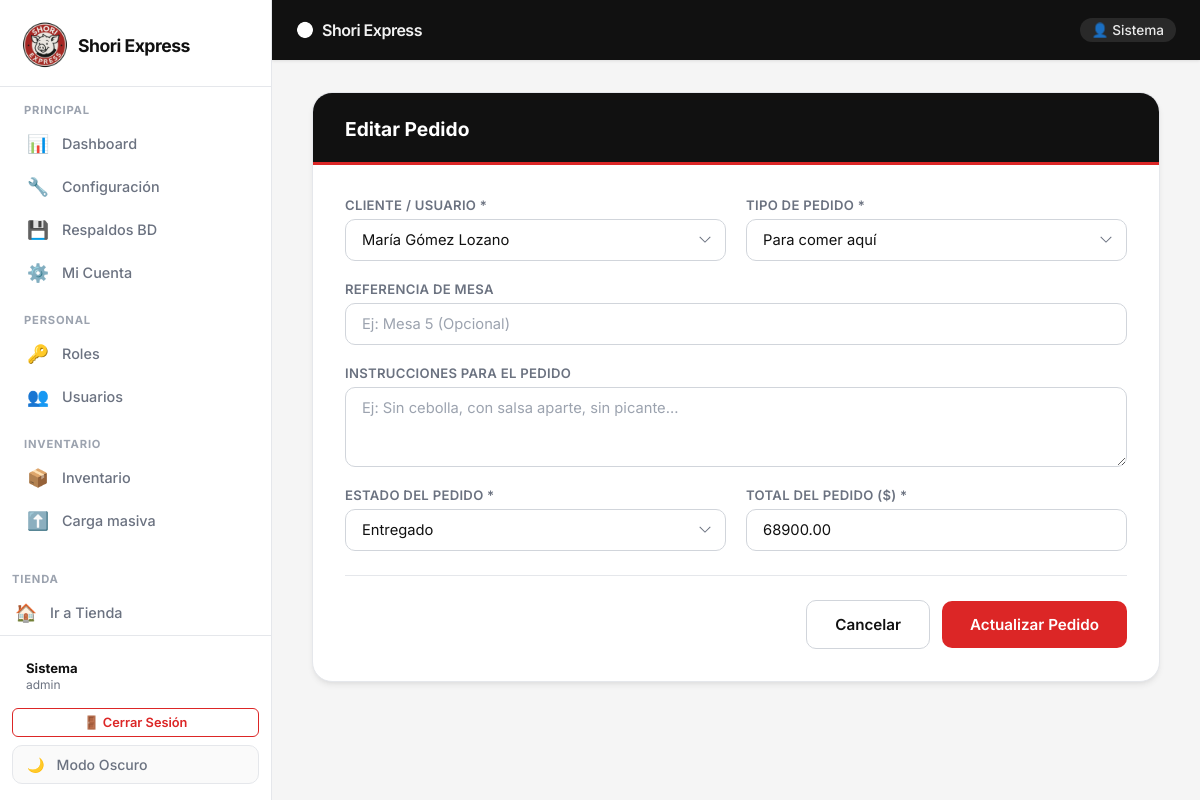
/pedidos/editar/1/ (signed in), run on the app's committed database.
### usuario/models.py (models this page shows, shortened)
class Usuario(models.Model):
    TIPO_DOC_CHOICES = [
        ('CC', 'Cédula de Ciudadanía'),
        ('TI', 'Tarjeta de Identidad'),
        ('CE', 'Cédula de Extranjería'),
        ('PEP', 'Permiso Especial de Permanencia'),
    ]
    ESTADO_CHOICES = [
        ('activo', 'Activo'),
        ('inactivo', 'Inactivo'),
    ]
    tipo_documento = models.CharField(max_length=10, choices=TIPO_DOC_CHOICES, default='CC')
    documento = models.CharField(max_length=15, unique=True)
    primer_nombre = models.CharField(max_length=40)
    apellido = models.CharField(max_length=40)
    correo = models.EmailField(max_length=100, unique=True)
    telefono = models.CharField(max_length=20, null=True, blank=True)
    direccion = models.CharField(max_length=100, blank=True)
    nombre_usuario = models.CharField(max_length=50, unique=True)
    contrasena = models.CharField(max_length=255)
    ultima_actualizacion_password = models.DateTimeField(
        auto_now_add=True,
        help_text="Fecha de última actualización de contraseña",
    )
    rol = models.ForeignKey(
        'rol.Rol',
        on_delete=models.PROTECT,
        related_name='usuarios'
    )
    puntos_acumulados = models.PositiveIntegerField(default=0)
    bonos_fidelidad = models.PositiveIntegerField(
        default=0,
        help_text="Bonos ganados (ej. compras iguales o superiores al umbral configurado)",
    )
    estado = models.CharField(max_length=10, choices=ESTADO_CHOICES, default='activo')
    fecha_registro = models.DateTimeField(auto_now_add=True)
    class Meta:
        verbose_name = "Usuario"
        verbose_name_plural = "Usuarios"
        db_table = "usuario_usuario" # Mantiene compatibilidad con tu SQL

### pedido/models.py (models this page shows, shortened)
class Pedido(models.Model):
    TIPOS_PEDIDO = [
        ('local', 'Para comer aquí'),
        ('llevar', 'Para llevar'),
        ('domicilio', 'Domicilio'),
    ]
    ESTADOS_PEDIDO = [
        ('pendiente', 'Pendiente'),
        ('preparacion', 'En Preparación'),
        ('listo', 'Listo para Entrega'),
        ('entregado', 'Entregado'),
        ('cancelado', 'Cancelado'),
    ]
    usuario = models.ForeignKey(
        Usuario,
        on_delete=models.PROTECT,
        related_name='pedidos'
    )
    fecha_pedido = models.DateTimeField(auto_now_add=True)
    tipo_pedido = models.CharField(max_length=20, choices=TIPOS_PEDIDO, default='local')
    direccion_pedido = models.CharField(max_length=255, null=True, blank=True)
    instrucciones_pedido = models.TextField(
        max_length=250,
        null=True,
        blank=True,
        help_text="Instrucciones para la preparación del pedido, por ejemplo 'sin cebolla'",
    )
    estado_pedido = models.CharField(
        max_length=20,
        choices=ESTADOS_PEDIDO,
        default='pendiente'
    )
    total_pedido = models.DecimalField(max_digits=10, decimal_places=2, default=0.00)
    usar_bonos = models.BooleanField(default=False)
    descuento_bonos = models.DecimalField(max_digits=10, decimal_places=2, default=0.00)
    fecha_entrega_estimada = models.DateTimeField(
        null=True,
        blank=True,
        help_text="Calculada al confirmar el pago (ej. hora actual + minutos de preparación)",
    )
    fecha_entrega_real = models.DateTimeField(
        null=True,
        blank=True,
        help_text="Se registra automáticamente al marcar el pedido como entregado",
    )
    class Meta:
        verbose_name = "Pedido"
        verbose_name_plural = "Pedidos"
        db_table = "pedido_pedido"

### pedido/views.py (the view, shortened to what this page needs)
# urls.py: path('editar/<int:pk>/', views.editar_pedido, name='editar_pedido'),
@admin_shori_required
@require_http_methods(["GET", "POST"])
def editar_pedido(request, pk):
    pedido = get_object_or_404(Pedido, pk=pk)
    usuarios = Usuario.objects.all()
    return render(request, 'pedido/form_pedido.html', {
        'pedido': pedido,
        'usuarios': usuarios
    })

### cuentas/context_processors.py (called while the page is built)
def user_context(request):
    usuario_logueado = None
    es_admin = False
    usuario_id = request.session.get('usuario_id')
    if usuario_id:
        try:
            usuario_logueado = Usuario.objects.get(pk=usuario_id)
        except Usuario.DoesNotExist:
            request.session.flush()
        else:
            nombre_rol = ''
            if usuario_logueado.rol:
                nombre_rol = usuario_logueado.rol.nombre_rol or ''
            es_admin = nombre_rol.strip().lower() in {'admin', 'administrador', 'empleado'}
    return {
        'usuario_logueado': usuario_logueado,
        'es_admin': es_admin,
    }

### cuentas/views.py (called while the page is built)
def _session_expired(request):
    last_activity = request.session.get('last_activity')
    if not last_activity:
        return False
    try:
        last = float(last_activity)
    except (TypeError, ValueError):
        return True
    return (timezone.now().timestamp() - last) > (SESSION_TIMEOUT_MINUTES * 60)

def _actualizar_actividad_sesion(request):
    request.session['last_activity'] = timezone.now().timestamp()

def _es_rol_admin(nombre_rol):
    if not nombre_rol:
        return False
    return nombre_rol.strip().lower() in ROLES_ADMIN

def _get_usuario_sesion(request):
    usuario_id = request.session.get('usuario_id')
    if usuario_id:
        try:
            return Usuario.objects.get(pk=usuario_id)
        except Usuario.DoesNotExist:
            request.session.flush()
    return None

### producto/context_processor.py (called while the page is built)
def cart_total_amount(request):
    cart = Cart(request)
    total = 0
    for key, value in cart.cart.items():
        total += float(value["precio"]) * value["cantidad"]
    return {'cart_total_amount': total, 'cart_count': len(cart.cart)}

### pedido/templates/pedido/form_pedido.html (shortened to what this page needs)
{% extends 'base.html' %}
{% block content %}
<div class="se-form-card">
    <div class="se-form-header">
        <h3>{% if pedido %}Editar{% else %}Registrar Nuevo{% endif %} Pedido</h3>
    </div>
    <div class="se-form-body">
        <form method="POST" id="pedidoForm">
            <div class="se-form-grid">
                <div class="se-col-6 se-form-group">
                    <label class="se-form-label" for="id_usuario">Cliente / Usuario *</label>
                    <select name="id_usuario" id="id_usuario" class="se-form-control" required>
                        {% for u in usuarios %}
                        <option value="{{ u.id }}" {% if pedido.usuario.id == u.id %}selected{% endif %}>
                            {{ u.primer_nombre }} {{ u.apellido }}
                        </option>
                        {% endfor %}
                    </select>
                </div>
                <div class="se-col-6 se-form-group">
                    <label class="se-form-label" for="tipo_pedido">Tipo de Pedido *</label>
                    <select name="tipo_pedido" id="tipo_pedido" class="se-form-control" required onchange="toggleDireccion()">
                        <option value="local" {% if pedido.tipo_pedido == 'local' %}selected{% endif %}>Para comer aquí</option>
                    </select>
                </div>
                <div class="se-col-12 se-form-group" id="group_direccion">
                    <label class="se-form-label" for="direccion_pedido">Dirección de Entrega *</label>
                    <input type="text" id="direccion_pedido" name="direccion_pedido" class="se-form-control"
                           value="{{ pedido.direccion_pedido|default:'' }}"
                           placeholder="Calle, número, barrio o número de mesa"
                           required minlength="5" maxlength="200">
                </div>
                <div class="se-col-12 se-form-group">
                    <label class="se-form-label" for="instrucciones_pedido">Instrucciones para el pedido</label>
                    <textarea id="instrucciones_pedido" name="instrucciones_pedido" class="se-form-control" rows="3" maxlength="250" placeholder="Ej: Sin cebolla, con salsa aparte, sin picante...">{{ pedido.instrucciones_pedido|default:'' }}</textarea>
                </div>
                <div class="se-col-6 se-form-group">
                    <label class="se-form-label" for="estado_pedido">Estado del Pedido *</label>
                    <select name="estado_pedido" id="estado_pedido" class="se-form-control">
                        <option value="entregado" {% if pedido.estado_pedido == 'entregado' %}selected{% endif %}>Entregado</option>
                    </select>
                </div>
                <div class="se-col-6 se-form-group">
                    <label class="se-form-label" for="total_pedido">Total del Pedido ($) *</label>
                    <input type="number" step="0.01" id="total_pedido" name="total_pedido" class="se-form-control"
                           value="{{ pedido.total_pedido|stringformat:".2f"|default:'0.00' }}"
                           min="0" required>
                </div>
            </div>
            <div class="se-form-actions" style="margin-top: 24px;">
                <a href="{% url 'lista_pedidos' %}" class="se-btn se-btn-outline se-btn-lg">Cancelar</a>
                <button type="submit" class="se-btn se-btn-success se-btn-lg">
                    {% if pedido %}Actualizar{% else %}Guardar{% endif %} Pedido
                </button>
            </div>
        </form>
    </div>
</div>
{% endblock %}

### templates/base.html (shortened to what this page needs)
{% load static %}
<!DOCTYPE html>
<html lang="es" data-theme="light">
<head>
    <link rel="stylesheet" href="{% static 'style.css' %}">
</head>
<body>
<aside class="se-sidebar" id="sidebar">
    <div class="se-sidebar-header">
        <a class="se-sidebar-brand" href="{% url 'home' %}">
            <img src="{% static 'IMG/SHORIp.ico' %}" alt="Shori" class="sidebar-logo">
            <span style="font-weight: 700; letter-spacing: -0.5px; font-size: 1.1rem;">Shori Express</span>
        </a>
    </div>
    <nav class="se-sidebar-nav">
        <div class="se-nav-section-label">Principal</div>
        <a class="se-sidebar-link" href="{% url 'home' %}">
            <span class="se-sidebar-icon">📊</span>
            <span>Dashboard</span>
        </a>
        <a class="se-sidebar-link" href="{% url 'ver_configuracion' %}">
            <span class="se-sidebar-icon">🔧</span>
            <span>Configuración</span>
        </a>
        <a class="se-sidebar-link" href="{% url 'lista_respaldos' %}">
            <span class="se-sidebar-icon">💾</span>
            <span>Respaldos BD</span>
        </a>
        {% if request.session.usuario_id %}
        <a class="se-sidebar-link" href="{% url 'mi_cuenta' request.session.usuario_id %}">
            <span class="se-sidebar-icon">⚙️</span>
            <span>Mi Cuenta</span>
        </a>
        {% endif %}
        <div class="se-nav-section-label">Personal</div>
        <a class="se-sidebar-link" href="{% url 'lista_roles' %}">
            <span class="se-sidebar-icon">🔑</span>
            <span>Roles</span>
        </a>
        <a class="se-sidebar-link" href="{% url 'lista_usuarios' %}">
            <span class="se-sidebar-icon">👥</span>
            <span>Usuarios</span>
        </a>
        <div class="se-nav-section-label">Inventario</div>
        <a class="se-sidebar-link" href="{% url 'lista_inventario' %}">
            <span class="se-sidebar-icon">📦</span>
            <span>Inventario</span>
        </a>
        <a class="se-sidebar-link" href="{% url 'carga_masiva' %}">
            <span class="se-sidebar-icon">⬆️</span>
            <span>Carga masiva</span>
        </a>
        <a class="se-sidebar-link" href="{% url 'lista_productos' %}">
        </a>
    </nav>
    <div class="se-nav-section-label">Tienda</div>
    <a class="se-sidebar-link" href="{% url 'landing' %}">
        <span class="se-sidebar-icon">🏠</span>
        <span>Ir a Tienda</span>
    </a>
    <div class="se-sidebar-footer">
        {% if request.session.usuario_nombre %}
        <div style="padding: 8px 14px; margin-bottom: 8px; font-size: 0.82rem; color: var(--text-secondary);">
            <strong style="color: var(--text-primary);">{{ request.session.usuario_nombre }}</strong><br>
            <span style="font-size: 0.75rem;">{{ request.session.usuario_rol|default:"Usuario" }}</span>
        </div>
        <a href="{% url 'logout' %}" class="se-btn se-btn-outline-red se-btn-sm" style="width: 100%; margin-bottom: 8px;">
            🚪 Cerrar Sesión
        </a>
        {% endif %}
        <button class="theme-toggle-sidebar" onclick="toggleTheme()" id="themeBtn" title="Cambiar tema" aria-label="Cambiar tema">
            <span id="themeIcon">🌙</span>
            <span id="themeText">Modo Oscuro</span>
        </button>
    </div>
</aside>
<header class="se-topbar">
    <a class="se-topbar-brand" href="{% url 'home' %}">
        <img src="{% static 'IMG/SHORIp.ico' %}" alt="Shori" class="topbar-logo">
        <span style="font-weight: 600; font-size: 1rem; color: rgba(255,255,255,0.95);">Shori Express</span>
    </a>
    {% if request.session.usuario_nombre %}
    <span style="color: rgba(255,255,255,0.9); font-size: 0.85rem; font-weight: 500; background: rgba(255,255,255,0.1); padding: 4px 12px; border-radius: 20px;">
        👤 {{ request.session.usuario_nombre }}
    </span>
    {% endif %}
</header>
<main class="se-main">
    {% block content %}
    {% endblock %}
</main>
</body>
</html>

### templates/base.html (style rules this page uses)
.se-sidebar-brand, .se-topbar-brand { display: flex; align-items: center; gap: 8px; }
.sidebar-logo { width: 50px; height: 50px; object-fit: contain; }
.topbar-logo { width: 18px; height: 18px; object-fit: contain; filter: brightness(0) invert(1); }

### data on the page
Usuario: session.usuario_nombre "Sistema"
Pedido: id_usuario "María Gómez Lozano", tipo_pedido "Para comer aquí", estado_pedido "Entregado", total_pedido "68900.00"

### other printed values
{{ request.session.usuario_rol|default:"Usuario" }} "admin"
